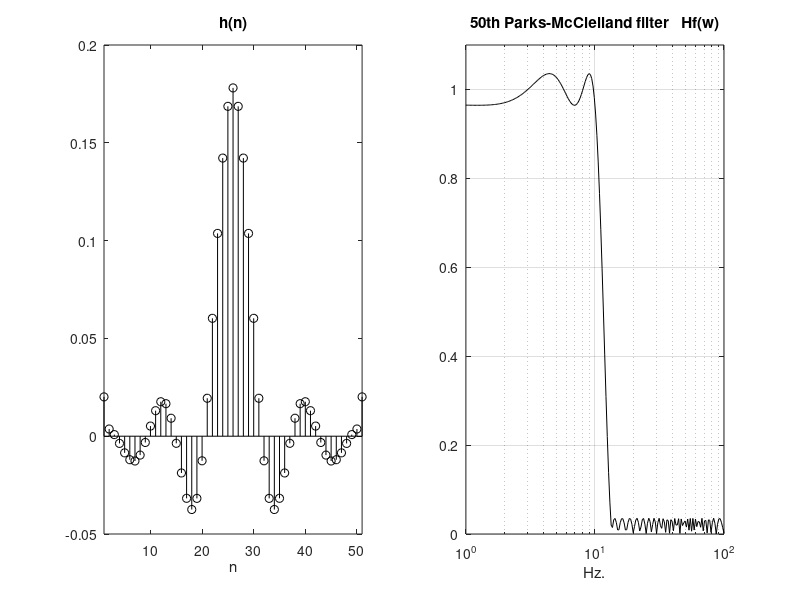

This chart was generated by the following MATLAB code:
% h(n) and Hf(w) of (Remez) Parks-McClellan filter
fs=130; %sampling frequency in Hz.
fc=10/(fs/2); %cut-off at 10 Hz.
N=50; %even order
F=[0 fc fc+0.05 1]; %low-pass filter piecewise description
A=[1 1 0 0]; % " " "
numd=remez(N,F,A); %transfer function numerator
dend=[1]; %transfer function denominator

subplot(1,2,1)
stem(numd,'k'); %plots h(n)
axis([1 51 -0.05 0.2]); 
title('h(n)'); xlabel('n');

subplot(1,2,2) 
f=logspace(0,2,200); %logaritmic set of frequency values in Hz.
G=freqz(numd,dend,f,fs); %computes frequency response
semilogx(f,abs(G),'k'); %plots gain
axis([1 100 0 1.1]); grid;
xlabel('Hz.'); title('50th Parks-McClelland filter   Hf(w)')
